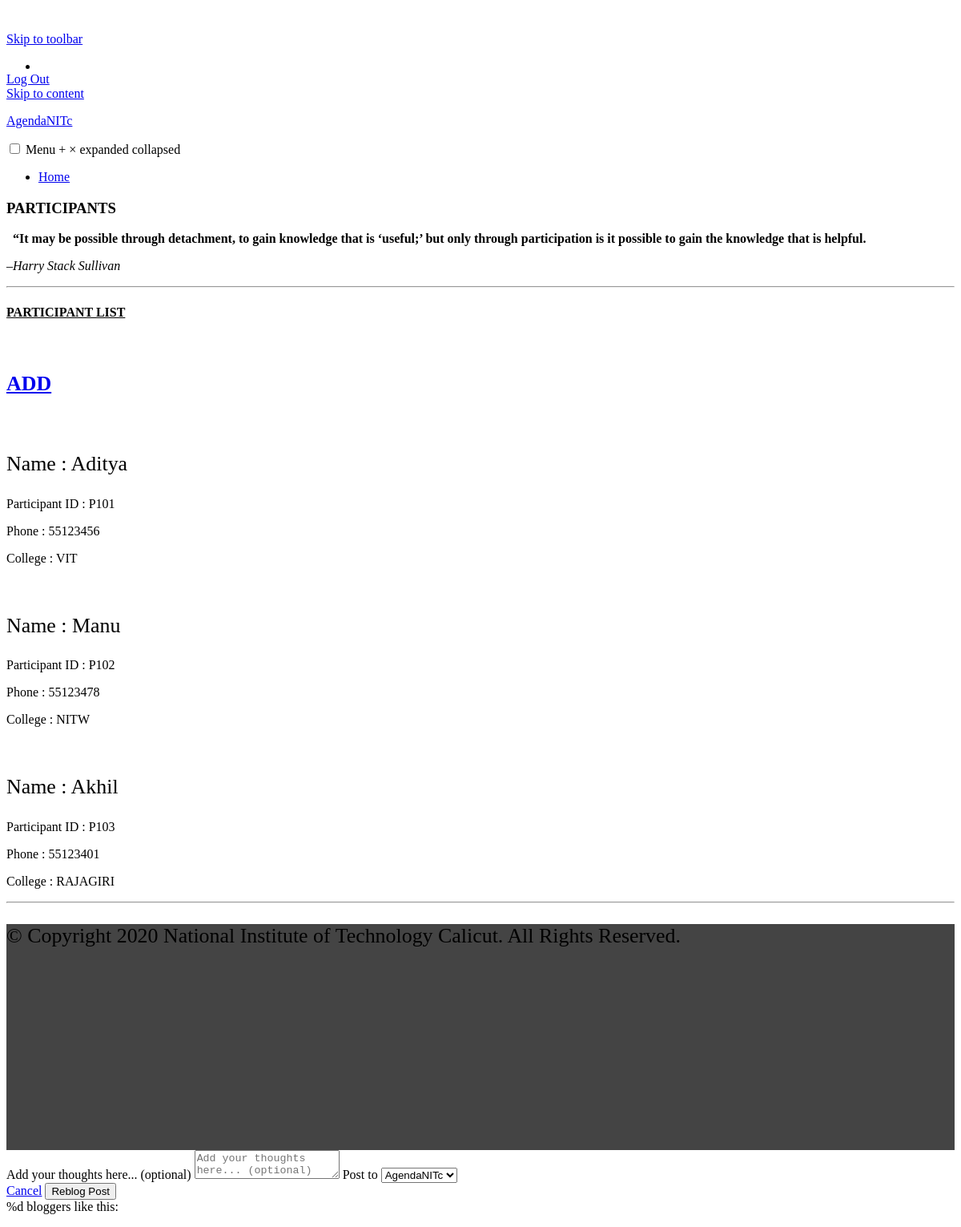
/participants, run on the app's committed database.
### tables this page shows
CREATE TABLE Participants(Pid VARCHAR(10) PRIMARY KEY , 
Phone INTEGER, College VARCHAR(20), Name VARCHAR(20));

### app.py (the view)
@app.route("/participants")
def allparticipants():
    conn = get_db_connection()
    participants = conn.execute('SELECT * FROM Participants').fetchall()
    conn.close()
    return render_template('participants2.html', participants = participants)

### app.py (called while the page is built)
def get_db_connection():
    conn = sqlite3.connect('MainDatabase.db')
    conn.row_factory = sqlite3.Row #row wise access, treats rows like python dictionaries
    return conn

### templates/participants2.html (shortened to what this page needs)
<!doctype html>
<html lang="en">
<head>
    <link rel='stylesheet' id='all-css-0-1' href='https://s0.wp.com/_static/??-eJydkttuwyAMhl9ohPUUbRfTnoXTEjecBGZZ3n4O7aIqraJqNwib//sNNnyMTAWPxiN3hUVbOvCZj1EFx7IDa6ZV1KicX/hjLBeZVYKIECj6CtaGcUvfh2+TmCxSWkM0TtYscvDKFk1pSnAtcg9kkBsH/l5yzhzpfJDhZ9ls1bUwzJTBKNTAanQn/9N2hUJpUkcnyfD35tTsuSxgNZc2VFwmkabV9f9tg71xz9hU6uYRYgoFWZdAP32TlUUSCL5bz2GNq3DF9vSEA9eQccmxx+hN54WmATIp0vVTLfEFAu4D1kEvmy23uZWUd1HgrHBGgzCW+udxC7uUljImkzOj1UFxrDa+lvt0H7v29W3Xtsfj6fwLTGQs6g==?cssminify=yes'
        type='text/css' media='all' />
    <link rel='stylesheet' id='all-css-2-1' href='https://s0.wp.com/wp-content/mu-plugins/comment-likes/css/comment-likes.css?m=1407378799h&cssminify=yes' type='text/css' media='all' />
    <link rel='stylesheet' id='print-css-3-1' href='https://s0.wp.com/wp-content/themes/pub/varia/print.css?m=1571655471h&cssminify=yes' type='text/css' media='print' />
    <link rel='stylesheet' id='all-css-4-1' href='https://s0.wp.com/_static/??-eJx9jUsOwjAMRC+EcUFQiQXiLGnqBkMSR4nTitvTig0/deeR35vBKYGVqBQV9UqBCqbaoZWqwpmw6MPT1paywf/kaDIb5GhfKEzJSvgRQoXkq+NYcOLekRakOn/lzgTeTKgUkjc6l/5ffCtwJODFGmWJHwEGbzivqVGWBdMHjtCZDON+jc7UeXHz6XCm3uKapFIgU5KsMEgO33lRL+G8a5tDe2qObXN7Al/RkDw=?cssminify=yes'
        type='text/css' media='all' />
    <link rel='stylesheet' id='all-css-6-1' href='https://s0.wp.com/_static/??/wp-content/themes/pub/coutoire/style.css,/wp-content/mu-plugins/admin-bar/masterbar-overrides/masterbar.css?m=1604690560j&cssminify=yes' type='text/css' media='all' />
    <link rel='stylesheet' id='all-css-8-1' href='https://s0.wp.com/_static/??-eJxti8sKgCAQAH8oW6KHdoi+xcTUWF1pjX4/OnSIOg0DM3BmYSgVmwrEQ2Q8XEgMmbiIFXXYgb3eQ3IPa8Ncwf/FZIJGgeToLZ+peBstg+/AIS0a72COU9OPUg69atV2AWWKN+I=?cssminify=yes' type='text/css' media='all'
    />
</head>
<body class="page-template-default page page-id-134 logged-in admin-bar no-customize-support wp-embed-responsive customizer-styles-applied singular image-filters-enabled hide-homepage-title highlander-enabled highlander-light">
    <div id="wpadminbar" class="nojq nojs ltr mobile">
        <a class="screen-reader-shortcut" href="#wp-toolbar" tabindex="1">Skip to toolbar</a>
        <a class="screen-reader-shortcut" href="https://agendanitc.wordpress.com/wp-login.php?action=logout&#038;_wpnonce=b71a8b1dec">Log Out</a>
    </div>
    <div id="page" class="site">
        <a class="skip-link screen-reader-text" href="#content">Skip to content</a>
        <header id="masthead" class="site-header alignfull">
            <div class="site-branding">
                <p class="site-title"><a href="https://agendanitc.wordpress.com/" rel="home">AgendaNITc</a></p>
            </div>
            <nav id="site-navigation" class="main-navigation" aria-label="Main Navigation">
                <input type="checkbox" role="button" aria-haspopup="true" id="toggle" class="hide-visually">
                <label for="toggle" id="toggle-menu" class="button">
						Menu						<span class="dropdown-icon open">+</span>
						<span class="dropdown-icon close">&times;</span>
						<span class="hide-visually expanded-text">expanded</span>
						<span class="hide-visually collapsed-text">collapsed</span>
					</label>
                <div class="menu-primary-container">
                    <ul id="menu-primary" class="main-menu" aria-label="submenu">
                        <li id="menu-item-14" class="menu-item menu-item-type-custom menu-item-object-custom menu-item-14"><a href="/">Home</a></li>
                    </ul>
                </div>
            </nav>
        </header>
        <div id="content" class="site-content">
            <section id="primary" class="content-area">
                <main id="main" class="site-main">
                    <article id="post-134" class="post-134 page type-page status-publish hentry entry">
                        <header class="entry-header responsive-max-width">
                            <h1 class="entry-title">PARTICIPANTS</h1>
                        </header>
                        <div class="entry-content">
                            <div class="wp-block-cover alignfull has-background-dim" style="background-image:url('https://agendanitc.files.wordpress.com/2020/12/people-1.png');">
                                <div class="wp-block-cover__inner-container">
                                    <p><strong>&nbsp;&nbsp;“It may be possible through detachment, to gain knowledge that is &#8216;useful;&#8217; but only through participation is it possible to gain the knowledge that is helpful.&nbsp;&nbsp;&nbsp;&nbsp;&nbsp;</strong></p>
                                    <p class="has-text-align-right">&#8211;<em>Harry Stack Sullivan</em></p>
                                </div>
                            </div>
                            <hr class="wp-block-separator" />
                            <div class="wp-block-group alignfull">
                                <div class="wp-block-group__inner-container">
                                    <h4 class="has-text-align-center"><span style="text-decoration:underline;">PARTICIPANT LIST</span></h4>
                                </div>
                            </div>
                            <a href = "{{url_for('newparticipant')}}">
                            <div class="wp-block-media-text alignwide has-media-on-the-right is-stacked-on-mobile" style="grid-template-columns:auto 15%;">
                                <figure class="wp-block-media-text__media">
                                        sizes="(max-width: 614px) 100vw, 614px" /></figure>
                                <div class="wp-block-media-text__content">
                                    <p class="has-text-align-right has-large-font-size"><strong>ADD</strong></p>
                                </div>
                            </div>
                        </a>
                            {% for participant in participants%}
                            <div class="wp-block-media-text alignwide is-stacked-on-mobile" style="grid-template-columns:15% auto;">
                                <figure class="wp-block-media-text__media">
                                        sizes="(max-width: 200px) 100vw, 200px" /></figure>
                                <div class="wp-block-media-text__content">
                                    <p class="has-large-font-size">Name : {{participant['Name']}}</p>
                                    <p>Participant ID : {{participant['Pid']}}</p>
                                    <p>Phone : {{participant['Phone']}}</p>
                                    <p>College : {{participant['College']}}</p>
                                </div>
                            </div>
                            {% endfor %}
                            <hr class="wp-block-separator" />
                            <div class="wp-block-cover alignfull has-foreground-background-color has-background-dim" style="min-height:282px;">
                                <div class="wp-block-cover__inner-container">
                                    <p class="has-text-align-center has-large-font-size">© Copyright 2020 National Institute of Technology Calicut. All Rights Reserved.</p>
                                </div>
                            </div>
                        </div>
                    </article>
                </main>
            </section>
        </div>
    </div>
    <div id="carousel-reblog-box">
        <form action="#" name="carousel-reblog">
            <label for="carousel-reblog-content" id="carousel-reblog-lblogcontent" class="screen-reader-text">Add your thoughts here... (optional)</label>
            <textarea id="carousel-reblog-content" name="carousel-reblog-content" placeholder="Add your thoughts here... (optional)"></textarea>
            <label for="carousel-reblog-to-blog-id" id="carousel-reblog-lblogid">Post to</label>
            <select name="carousel-reblog-to-blog-id" id="carousel-reblog-to-blog-id">
							<option value="187334966">AgendaNITc</option>
						</select>
            <div class="submit">
                <span class="canceltext"><a href="#" class="cancel">Cancel</a></span>
                <input type="submit" name="carousel-reblog-submit" class="button" id="carousel-reblog-submit" value="Reblog Post" />
            </div>
            <input type="hidden" id="_wpnonce" name="_wpnonce" value="697800db77" /><input type="hidden" name="_wp_http_referer" value="/participants/" /> </form>
    </div>
    <link rel='stylesheet' id='screen-css-0-2' href='https://s0.wp.com/wp-content/blog-plugins/launch-banner/style.css?m=1552400413h&cssminify=yes' type='text/css' media='screen' />
    <link rel='stylesheet' id='all-css-1-2' href='https://s0.wp.com/wp-content/mu-plugins/carousel/jetpack-carousel.css?m=1592560282h&cssminify=yes' type='text/css' media='all' />
    <div id='likes-other-gravatars'>
        <div class="likes-text"><span>%d</span> bloggers like this:</div>
    </div>
</body>
</html>

### templates/participants2.html (style rules this page uses)
.admin-bar { position: inherit !important; top: auto !important; }
:root { --wp--preset--color--primary: #0000FF; --wp--preset--color--secondary: #FF0000; --wp--preset--color--foreground: #444444; --wp--preset--color--background: #FFFFFF; --wp--preset--gradient--vivid-cyan-blue-to-vivid-purple: linear-gradient(135deg, rgba(6, 147, 227, 1) 0%, rgb(155, 81, 224) 100%); --wp--preset--gradient--light-green-cyan-to-vivid-green-cyan: linear-gradient(135deg, rgb(122, 220, 180) 0%, rgb(0, 208, 130) 100%); --wp--preset--gradient--luminous-vivid-amber-to-luminous-vivid-orange: linear-gradient(135deg, rgba(252, 185, 0, 1) 0%, rgba(255, 105, 0, 1) 100%); --wp--preset--gradient--luminous-vivid-orange-to-vivid-red: linear-gradient(135deg, rgba(255, 105, 0, 1) 0%, rgb(207, 46, 46) 100%); --wp--preset--gradient--very-light-gray-to-cyan-bluish-gray: linear-gradient(135deg, rgb(238, 238, 238) 0%, rgb(169, 184, 195) 100%); --wp--preset--gradient--cool-to-warm-spectrum: linear-gradient(135deg, rgb(74, 234, 220) 0%, rgb(151, 120, 209) 20%, rgb(207, 42, 186) 40%, rgb(238, 44, 130) 60%, rgb(251, 105, 98) 80%, rgb(254, 248, 76) 100%); --wp--preset--gradient--blush-light-purple: linear-gradient(135deg, rgb(255, 206, 236) 0%, rgb(152, 150, 240) 100%); --wp--preset--gradient--blush-bordeaux: linear-gradient(135deg, rgb(254, 205, 165) 0%, rgb(254, 45, 45) 50%, rgb(107, 0, 62) 100%); --wp--preset--gradient--luminous-dusk: linear-gradient(135deg, rgb(255, 203, 112) 0%, rgb(199, 81, 192) 50%, rgb(65, 88, 208) 100%); --wp--preset--gradient--pale-ocean: linear-gradient(135deg, rgb(255, 245, 203) 0%, rgb(182, 227, 212) 50%, rgb(51, 167, 181) 100%); --wp--preset--gradient--electric-grass: linear-gradient(135deg, rgb(202, 248, 128) 0%, rgb(113, 206, 126) 100%); --wp--preset--gradient--midnight: linear-gradient(135deg, rgb(2, 3, 129) 0%, rgb(40, 116, 252) 100%); --wp--preset--font-size--small: 15px; --wp--preset--font-size--normal: 18px; --wp--preset--font-size--large: 25.92px; --wp--preset--font-size--huge: 31.105px; --wp--preset--font-style--normal: normal; --wp--preset--font-style--italic: italic; --wp--preset--font-weight--100: 100; --wp--preset--font-weight--200: 200; --wp--preset--font-weight--300: 300; --wp--preset--font-weight--400: 400; --wp--preset--font-weight--500: 500; --wp--preset--font-weight--600: 600; --wp--preset--font-weight--700: 700; --wp--preset--font-weight--800: 800; --wp--preset--font-weight--900: 900; --wp--preset--text-decoration--underline: underline; --wp--preset--text-decoration--strikethrough: line-through; --wp--preset--text-transform--uppercase: uppercase; --wp--preset--text-transform--lowercase: lowercase; --wp--preset--text-transform--capitalize: capitalize; }
.has-foreground-background-color { background-color: #444444; }
.has-large-font-size { font-size: 25.92px; }
:root { --font-headings: Cabin; --font-base: Raleway; --font-headings-default: -apple-system, BlinkMacSystemFont, "Segoe UI", Roboto, Oxygen-Sans, Ubuntu, Cantarell, "Helvetica Neue", sans-serif; --font-base-default: -apple-system, BlinkMacSystemFont, "Segoe UI", Roboto, Oxygen-Sans, Ubuntu, Cantarell, "Helvetica Neue", sans-serif; }
#wpadminbar { display: none; }
html { margin-top: 32px !important; }

### data on the page
Participants: Name "Aditya", Pid "P101", Phone "55123456", College "VIT"
Participants: Name "Manu", Pid "P102", Phone "55123478", College "NITW"
Participants: Name "Akhil", Pid "P103", Phone "55123401", College "RAJAGIRI"
